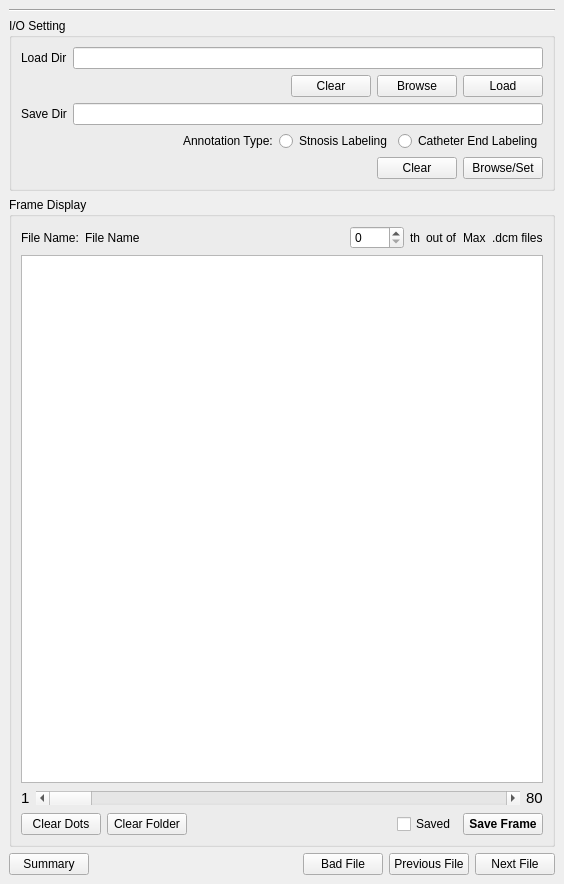
<?xml version="1.0" encoding="UTF-8"?>
<ui version="4.0">
 <class>MainWindow</class>
 <widget class="QMainWindow" name="MainWindow">
  <property name="geometry">
   <rect>
    <x>0</x>
    <y>0</y>
    <width>564</width>
    <height>884</height>
   </rect>
  </property>
  <property name="sizePolicy">
   <sizepolicy hsizetype="Expanding" vsizetype="Preferred">
    <horstretch>0</horstretch>
    <verstretch>0</verstretch>
   </sizepolicy>
  </property>
  <property name="windowTitle">
   <string>MainWindow</string>
  </property>
  <widget class="QWidget" name="centralWidget">
   <layout class="QVBoxLayout" name="verticalLayout_5">
    <item>
     <layout class="QVBoxLayout" name="verticalLayout">
      <item>
       <widget class="Line" name="line_2">
        <property name="orientation">
         <enum>Qt::Horizontal</enum>
        </property>
       </widget>
      </item>
      <item>
       <widget class="QGroupBox" name="settingGroupBox">
        <property name="title">
         <string>I/O Setting</string>
        </property>
        <layout class="QVBoxLayout" name="verticalLayout_2">
         <item>
          <layout class="QHBoxLayout" name="horizontalLayout_4">
           <item>
            <widget class="QLabel" name="dirLabel">
             <property name="text">
              <string>Load Dir</string>
             </property>
            </widget>
           </item>
           <item>
            <widget class="QLineEdit" name="loadDirlineEdit"/>
           </item>
          </layout>
         </item>
         <item>
          <layout class="QHBoxLayout" name="horizontalLayout_5">
           <item>
            <spacer name="horizontalSpacer_3">
             <property name="orientation">
              <enum>Qt::Horizontal</enum>
             </property>
             <property name="sizeHint" stdset="0">
              <size>
               <width>40</width>
               <height>20</height>
              </size>
             </property>
            </spacer>
           </item>
           <item>
            <widget class="QPushButton" name="clearButton">
             <property name="text">
              <string>Clear</string>
             </property>
            </widget>
           </item>
           <item>
            <widget class="QPushButton" name="browseButton">
             <property name="text">
              <string>Browse</string>
             </property>
            </widget>
           </item>
           <item>
            <widget class="QPushButton" name="loadButton">
             <property name="text">
              <string>Load</string>
             </property>
            </widget>
           </item>
          </layout>
         </item>
         <item>
          <layout class="QHBoxLayout" name="horizontalLayout_6">
           <item>
            <widget class="QLabel" name="label">
             <property name="text">
              <string>Save Dir</string>
             </property>
            </widget>
           </item>
           <item>
            <widget class="QLineEdit" name="saveDirLineEdit"/>
           </item>
          </layout>
         </item>
         <item>
          <layout class="QHBoxLayout" name="horizontalLayout">
           <item>
            <spacer name="horizontalSpacer">
             <property name="orientation">
              <enum>Qt::Horizontal</enum>
             </property>
             <property name="sizeHint" stdset="0">
              <size>
               <width>40</width>
               <height>20</height>
              </size>
             </property>
            </spacer>
           </item>
           <item>
            <widget class="QLabel" name="label_2">
             <property name="text">
              <string>Annotation Type:</string>
             </property>
            </widget>
           </item>
           <item>
            <widget class="QRadioButton" name="stenosisLabelButton">
             <property name="text">
              <string>Stnosis Labeling</string>
             </property>
            </widget>
           </item>
           <item>
            <widget class="QRadioButton" name="endPointButton">
             <property name="text">
              <string>Catheter End Labeling</string>
             </property>
            </widget>
           </item>
          </layout>
         </item>
         <item>
          <layout class="QHBoxLayout" name="horizontalLayout_8">
           <item>
            <spacer name="horizontalSpacer_4">
             <property name="orientation">
              <enum>Qt::Horizontal</enum>
             </property>
             <property name="sizeHint" stdset="0">
              <size>
               <width>40</width>
               <height>20</height>
              </size>
             </property>
            </spacer>
           </item>
           <item>
            <widget class="QPushButton" name="outputClearButton">
             <property name="text">
              <string>Clear</string>
             </property>
            </widget>
           </item>
           <item>
            <widget class="QPushButton" name="browseSetButton">
             <property name="text">
              <string>Browse/Set</string>
             </property>
            </widget>
           </item>
          </layout>
         </item>
        </layout>
       </widget>
      </item>
      <item>
       <widget class="QGroupBox" name="disaplayGroupBox">
        <property name="title">
         <string>Frame Display</string>
        </property>
        <layout class="QVBoxLayout" name="verticalLayout_3">
         <item>
          <layout class="QHBoxLayout" name="horizontalLayout_7">
           <item>
            <widget class="QLabel" name="label_3">
             <property name="text">
              <string>File Name:</string>
             </property>
            </widget>
           </item>
           <item>
            <widget class="QLabel" name="filenameLabel">
             <property name="text">
              <string>File Name</string>
             </property>
            </widget>
           </item>
           <item>
            <spacer name="horizontalSpacer_6">
             <property name="orientation">
              <enum>Qt::Horizontal</enum>
             </property>
             <property name="sizeHint" stdset="0">
              <size>
               <width>40</width>
               <height>20</height>
              </size>
             </property>
            </spacer>
           </item>
           <item>
            <widget class="QSpinBox" name="indexSpinBox">
             <property name="maximum">
              <number>1000</number>
             </property>
            </widget>
           </item>
           <item>
            <widget class="QLabel" name="label_4">
             <property name="text">
              <string>th</string>
             </property>
            </widget>
           </item>
           <item>
            <widget class="QLabel" name="label_5">
             <property name="text">
              <string>out of</string>
             </property>
            </widget>
           </item>
           <item>
            <widget class="QLabel" name="totalLabel">
             <property name="text">
              <string>Max</string>
             </property>
            </widget>
           </item>
           <item>
            <widget class="QLabel" name="label_6">
             <property name="text">
              <string>.dcm files</string>
             </property>
            </widget>
           </item>
          </layout>
         </item>
         <item>
          <widget class="QGraphicsView" name="frameGraphicsView">
           <property name="sizePolicy">
            <sizepolicy hsizetype="Expanding" vsizetype="Expanding">
             <horstretch>0</horstretch>
             <verstretch>0</verstretch>
            </sizepolicy>
           </property>
           <property name="minimumSize">
            <size>
             <width>512</width>
             <height>512</height>
            </size>
           </property>
           <property name="cursor" stdset="0">
            <cursorShape>CrossCursor</cursorShape>
           </property>
           <property name="mouseTracking">
            <bool>true</bool>
           </property>
          </widget>
         </item>
         <item>
          <layout class="QHBoxLayout" name="horizontalLayout_3">
           <item>
            <widget class="QLabel" name="minFrameLabel">
             <property name="sizePolicy">
              <sizepolicy hsizetype="Preferred" vsizetype="Preferred">
               <horstretch>0</horstretch>
               <verstretch>0</verstretch>
              </sizepolicy>
             </property>
             <property name="font">
              <font>
               <family>Arial</family>
               <pointsize>11</pointsize>
               <weight>50</weight>
               <bold>false</bold>
              </font>
             </property>
             <property name="text">
              <string>1</string>
             </property>
            </widget>
           </item>
           <item>
            <widget class="QScrollBar" name="frameHorizontalScrollBar">
             <property name="sizePolicy">
              <sizepolicy hsizetype="Expanding" vsizetype="Maximum">
               <horstretch>0</horstretch>
               <verstretch>0</verstretch>
              </sizepolicy>
             </property>
             <property name="maximum">
              <number>100</number>
             </property>
             <property name="orientation">
              <enum>Qt::Horizontal</enum>
             </property>
            </widget>
           </item>
           <item>
            <widget class="QLabel" name="maxFrameLabel">
             <property name="font">
              <font>
               <family>Arial</family>
               <pointsize>11</pointsize>
               <weight>50</weight>
               <bold>false</bold>
              </font>
             </property>
             <property name="text">
              <string>80</string>
             </property>
            </widget>
           </item>
          </layout>
         </item>
         <item>
          <layout class="QHBoxLayout" name="horizontalLayout_10">
           <item>
            <widget class="QPushButton" name="clearDotsButton">
             <property name="text">
              <string>Clear Dots</string>
             </property>
            </widget>
           </item>
           <item>
            <widget class="QPushButton" name="clearFolderButton">
             <property name="text">
              <string>Clear Folder</string>
             </property>
            </widget>
           </item>
           <item>
            <spacer name="horizontalSpacer_7">
             <property name="orientation">
              <enum>Qt::Horizontal</enum>
             </property>
             <property name="sizeHint" stdset="0">
              <size>
               <width>40</width>
               <height>20</height>
              </size>
             </property>
            </spacer>
           </item>
           <item>
            <widget class="QCheckBox" name="saveCheckBox">
             <property name="text">
              <string>Saved</string>
             </property>
            </widget>
           </item>
           <item>
            <widget class="QPushButton" name="saveButton">
             <property name="font">
              <font>
               <weight>75</weight>
               <bold>true</bold>
              </font>
             </property>
             <property name="text">
              <string>Save Frame</string>
             </property>
            </widget>
           </item>
          </layout>
         </item>
        </layout>
       </widget>
      </item>
      <item>
       <layout class="QHBoxLayout" name="horizontalLayout_2">
        <item>
         <widget class="QPushButton" name="summaryButton">
          <property name="text">
           <string>Summary</string>
          </property>
         </widget>
        </item>
        <item>
         <spacer name="horizontalSpacer_2">
          <property name="orientation">
           <enum>Qt::Horizontal</enum>
          </property>
          <property name="sizeHint" stdset="0">
           <size>
            <width>40</width>
            <height>20</height>
           </size>
          </property>
         </spacer>
        </item>
        <item>
         <widget class="QPushButton" name="emptyButton">
          <property name="text">
           <string>Bad File</string>
          </property>
         </widget>
        </item>
        <item>
         <widget class="QPushButton" name="previousButton">
          <property name="text">
           <string>Previous File</string>
          </property>
         </widget>
        </item>
        <item>
         <widget class="QPushButton" name="nextButton">
          <property name="text">
           <string>Next File</string>
          </property>
         </widget>
        </item>
       </layout>
      </item>
     </layout>
    </item>
   </layout>
  </widget>
 </widget>
 <resources/>
 <connections/>
</ui>
